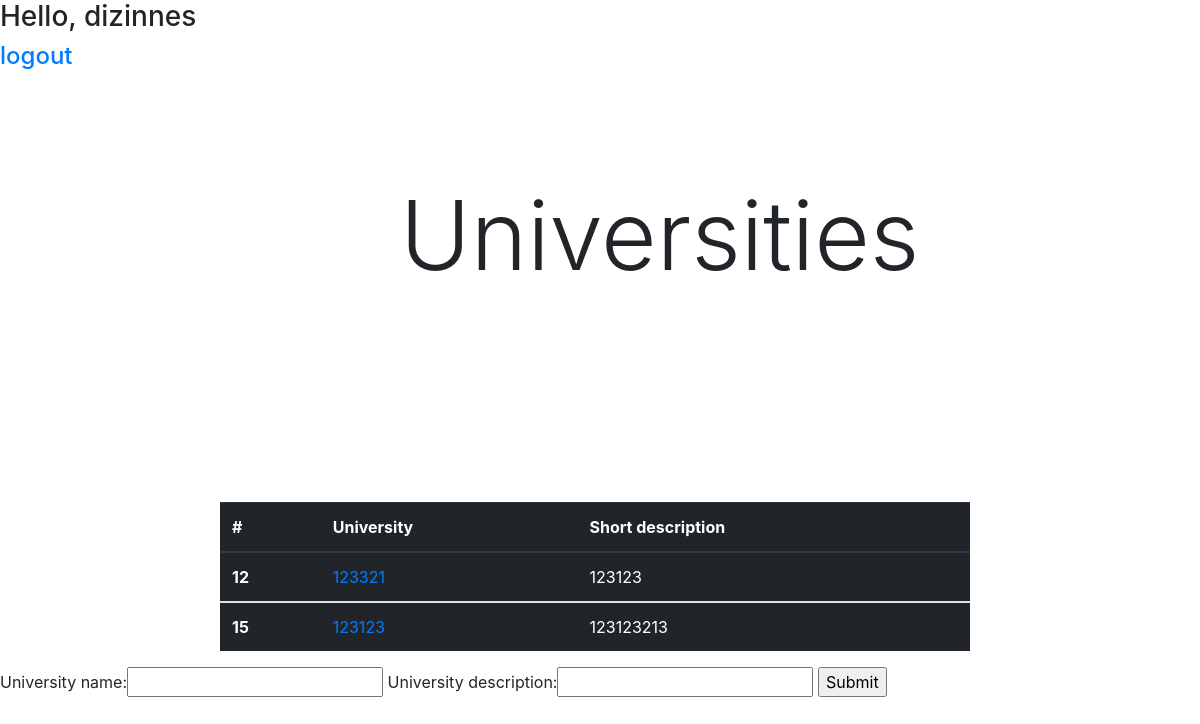
The app's page / (signed in) with its own data.
### university/models.py (models this page shows, shortened)
class University(models.Model):
    university_name = models.CharField(max_length=32)
    university_description = models.CharField(max_length=200)

### university/views.py (the view)
# urls.py: path('', views.main, name='index'),
@login_required(login_url='/sign-in')
def main(request) -> render:
    form = UniversityForm()
    if request.method == 'POST':
        print(request.POST)
        form = UniversityForm(request.POST)
        if form.is_valid():
            form.save()
    database = University.objects.all()
    context = {'university': database,
               'form': form}
    return render(request, 'university/index.html', context)

### university/forms.py
class UniversityForm(ModelForm):
    class Meta:
        model = University
        fields = '__all__'

### university/templates/university/index.html (shortened to what this page needs)
{% extends 'base.html' %}
{% block head %}
    {% load static %}
    <link rel="stylesheet" href="{% static 'university/style.css' %}">
{% endblock %}
{% block body %}
    <div class="main_h1__text">
        <h1 class="display-1">Universities</h1>
    </div>
    <div class="main_table">
        <table class="table table-hover table-dark">
            <thead>
            <tr>
                <th scope="col">#</th>
                <th scope="col">University</th>
                <th scope="col">Short description</th>
            </tr>
            </thead>
            {% for data_from_databases in university %}
                <tbody>
                <tr>
                    <th scope="row">{{ data_from_databases.id }}</th>
                    <td><a href="/university/{{ data_from_databases.id }}">{{ data_from_databases.university_name }}</a>
                    </td>
                    <td>{{ data_from_databases.university_description }}</td>
                </tr>
                </tbody>
            {% endfor %}
        </table>
    </div>
    <div>
        <form action="" method="POST">
            {{ form }}
            <input type="submit">
        </form>
    </div>
{% endblock %}

### university/templates/base.html (shortened to what this page needs)
<!DOCTYPE html>
<html lang="en">
<head>
    <link rel="stylesheet" href="https://stackpath.bootstrapcdn.com/bootstrap/4.1.3/css/bootstrap.min.css"
>
    {% block head %}
    {% endblock %}
</head>
<body>
<div>
    <h3>Hello, {{ request.user }}</h3>
    <h4><a href="{% url 'logout' %}">logout</a></h4>
</div>
{% block body %}
{% endblock %}
</body>
</html>

### university/static/university/style.css (style rules this page uses)
.main_table { width: 90%; padding: 200px 110px 0px 220px; }
.main_h1__text { padding: 100px 0px 0px 400px; }

### records on screen
University: id "12", university_name "123321", university_description "123123"
University: id "15", university_name "123123", university_description "123123213"

### other values on screen
{{ request.user }} "dizinnes"
